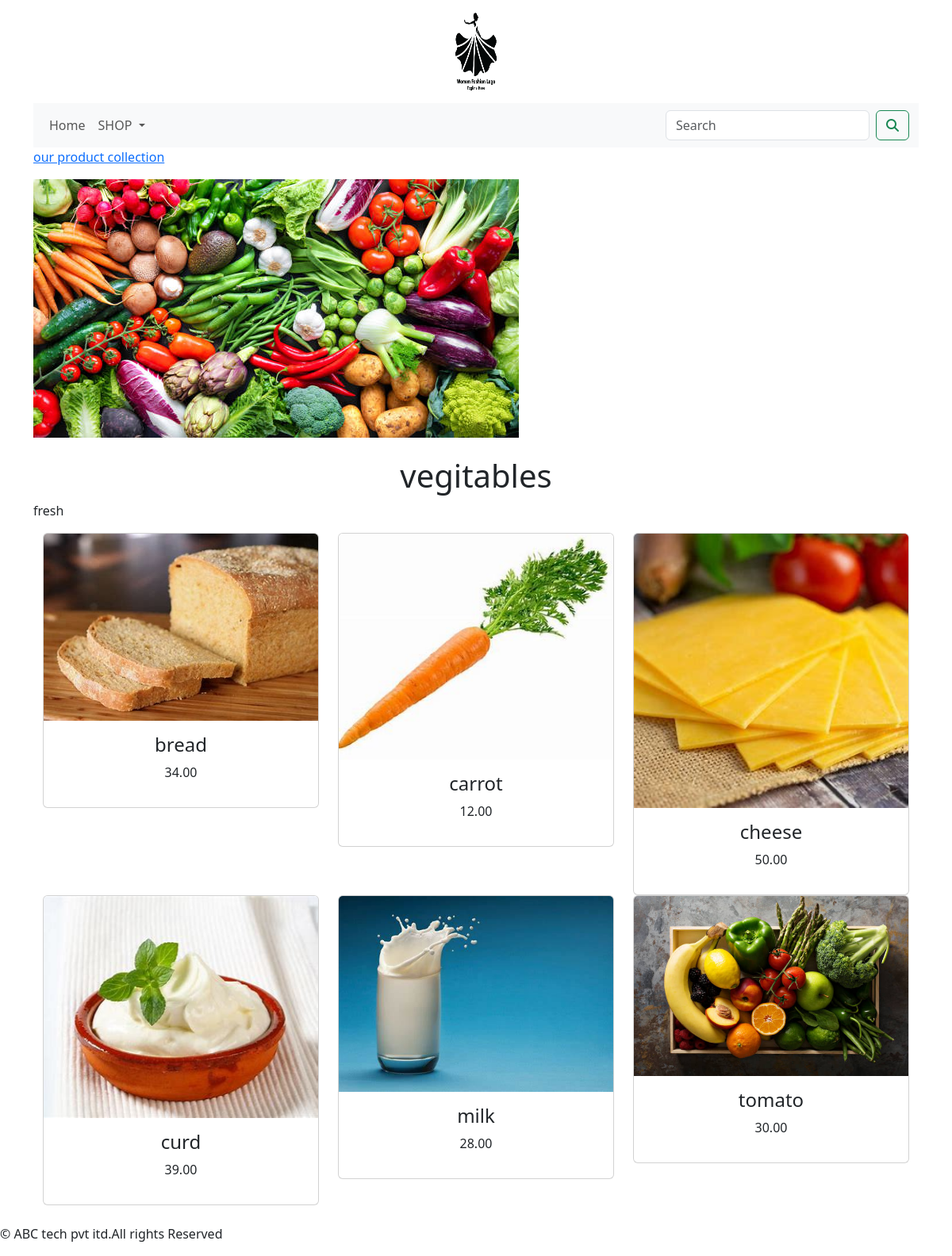
/shop/vegitables/, run on the app's committed database.
### shop/models.py (models this page shows, shortened)
class Category(models.Model):
    name=models.CharField(max_length=250,unique=True)
    slug=models.SlugField(max_length=250,unique=True)
    description=models.TextField(blank=True)
    image=models.ImageField(upload_to='category',blank=True)
    class Meta:
        ordering=('name',)
        verbose_name='category'
        verbose_name_plural='categories'
    def get_url(self):
        return reverse('shop:products_by_category',args=[self.slug])

class Product(models.Model):
    name=models.CharField(max_length=250,unique=True)
    slug=models.SlugField(max_length=250,unique=True)
    description=models.TextField(blank=True)
    price=models.DecimalField(max_digits=10,decimal_places=2)
    category=models.ForeignKey(Category,on_delete=models.CASCADE)
    image=models.ImageField(upload_to='product',blank=True)
    stock=models.IntegerField()
    available=models.BooleanField(default=True)
    created=models.DateTimeField(auto_now_add=True)
    updated=models.DateTimeField(auto_now=True)
    def get_url(self):
        return reverse('shop:prodCatdetail',args=[self.category.slug,self.slug])
    class Meta:
        ordering=('name',)
        verbose_name='product'
        verbose_name_plural='products'

### shop/views.py (the view)
# urls.py: path('',views.allProdCat,name='allProdCat'),
def allProdCat(request,c_slug=None):
    c_page=None
    products_list=None
    if c_slug!=None:
        c_page=get_object_or_404(Category,slug=c_slug)
        products_list=Product.objects.all().filter(category=c_page,available=True)
    else:
        products_list=Product.objects.all().filter(available=True)
    paginator=Paginator(products_list,6)
    try:
        page=int(request.GET.get('page','1'))
    except:
        page=1
    try:
        products=paginator.page(page)
    except (EmptyPage,InvalidPage):
        products=paginator.page(paginator.num_pages)
    return  render(request,"category.html",{'category':c_page,'products':products})

### cart/context_processors.py (called while the page is built)
def counter(request):
    item_count=0
    if 'admin' in request.path:
        return {}
    else:
        try:
            cart=Cart.objects.filter(cart_id=_cart_id(request))
            cart_items=Cartitem.objects.all().filter(cart=cart[:1])
            for cart_item in cart_items:
                item_count += cart_item.quantity
        except Cart.DoesNotExist:
            item_count =0
    return dict(item_count=item_count)

### cart/views.py (called while the page is built)
def _cart_id(request):
    cart=request.session.session_key
    if not cart:
        cart=request.session.create()
    return cart

### shop/context_processors.py (called while the page is built)
def menu_links(request):
    links=Category.objects.all()
    return dict(links=links)

### templates/category.html (shortened to what this page needs)
{% extends 'base.html' %}
{% load static %}
{% block content %}
{% if category %}
    <div>
        <div class="row my_row_class">
            <div class="max-auto">
                <p><a href="{% url 'shop:allProdCat'%}">our product collection</a></p>
        </div>
               </div>
    </div>
     {% endif %}
<div class="mx_auto">
    {% if category %}
    <img class="my_image"src="{{category.image.url}}" alt="{{category.name}}">
</div>
     <br>
<div>
    <h1 class="text-center my_title">{{category.name}}</h1>
    <P class="text-justify">{{category.description}}</P>
</div>
     {% endif %}
<div class="container">
 <div class="row mx_auto">
     {% for product in products.object_list %}
     <div class="my_bottom_margi col-9 col-sm-12 col-md-4  xol-lg-4">
      <div class="card text-center" style="min-width:18rem:">
         <a href="{{product.get_url}}"><img class="card-img-top my_image" src="{{product.image.url}}" alt="{{product.name}}"></a>
    <div class="card-body">
        <h4>{{product.name}}</h4>
        <p>{{product.price}}</p>
    </div>
</div>
</div>
{% endfor %}
</div>
    <br>
</div>
{% endblock %}

### data on the page
Category: image (picture), name "vegitables", description "fresh"
Product: image (picture), name "bread", price "34.00"
Product: image (picture), name "carrot", price "12.00"
Product: image (picture), name "cheese", price "50.00"
Product: image (picture), name "curd", price "39.00"
Product: image (picture), name "milk", price "28.00"
Product: image (picture), name "tomato", price "30.00"
